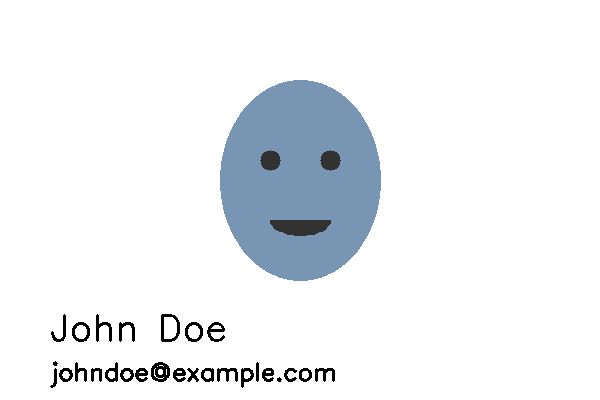
#> input picture image_vision/test_images/face_text.png, 600 x 400 px; its folder holds only this picture in this run
$ python demo.py
#> lines starting #> are read from the running program, lines starting #| are printed output that depends on the picture; after the words box and inside, x2 and y2 are one past the last pixel; in counts of white or black regions, pixels touching at a corner belong together
### image_vision/detector.py
"""Offline image PII detection pipeline.

Detects FACE, TEXT_PII, ID, and SIGNATURE regions using OpenCV, Haar cascades,
and optionally Tesseract OCR. All detectors are wrapped in try/except so the
pipeline never crashes if a single detector fails.
"""

from __future__ import annotations

import os
import shutil
import sys
import uuid
import logging
from typing import List, Optional

import cv2
import numpy as np

# Ensure repo-root schema.py is importable.
sys.path.insert(0, os.path.dirname(os.path.dirname(os.path.abspath(__file__))))
from schema import ImageRegion, BBox, ImageLabel, ImageSource

# ---------------------------------------------------------------------------
# YuNet face detector setup
# ---------------------------------------------------------------------------

# YuNet ONNX weights are bundled in-repo so face detection runs fully offline.
# Requires OpenCV >= 4.7 for the 2023mar model format.
_YUNET_MODEL_PATH = os.path.join(
    os.path.dirname(os.path.abspath(__file__)),
    "models",
    "face_detection_yunet_2023mar.onnx",
)
# Score/NMS thresholds: 0.9 score keeps confident faces only; 0.3 NMS dedups
# overlapping boxes. top_k caps candidate boxes before NMS.
_YUNET_SCORE_THRESHOLD = 0.9
_YUNET_NMS_THRESHOLD = 0.3
_YUNET_TOP_K = 5000

_yunet_detector: Optional["cv2.FaceDetectorYN"] = None


def _get_yunet() -> Optional["cv2.FaceDetectorYN"]:
    """Lazily build the YuNet detector, or None if weights/OpenCV unavailable.

    The input size is a placeholder; it is reset per-image in detect_faces.
    """
    global _yunet_detector
    if _yunet_detector is not None:
        return _yunet_detector
    if not hasattr(cv2, "FaceDetectorYN") or not os.path.isfile(_YUNET_MODEL_PATH):
        return None
    try:
        _yunet_detector = cv2.FaceDetectorYN.create(
            _YUNET_MODEL_PATH,
            "",
            (320, 320),
            _YUNET_SCORE_THRESHOLD,
            _YUNET_NMS_THRESHOLD,
            _YUNET_TOP_K,
        )
        return _yunet_detector
    except Exception as exc:
        logging.warning("YuNet detector failed to initialize: %s", exc)
        return None


# ---------------------------------------------------------------------------
# Tesseract setup
# ---------------------------------------------------------------------------

_TESSERACT_FOUND: Optional[bool] = None


def _find_tesseract() -> bool:
    """Locate the Tesseract binary cross-platform and configure pytesseract.

    Resolution order: TESSERACT_CMD env override, then the binary on PATH
    (Linux/macOS/Windows via shutil.which), then common fixed install paths.
    Requires the `pytesseract` module; if it is missing, OCR is unavailable.
    """
    global _TESSERACT_FOUND
    if _TESSERACT_FOUND is not None:
        return _TESSERACT_FOUND

    try:
        import pytesseract
    except Exception:
        # pip package not installed — OCR can't run regardless of the binary.
        _TESSERACT_FOUND = False
        return False

    candidates = []
    env_path = os.environ.get("TESSERACT_CMD")
    if env_path:
        candidates.append(env_path)
    # PATH lookup covers Linux/macOS (`tesseract`) and Windows (`tesseract.exe`).
    on_path = shutil.which("tesseract")
    if on_path:
        candidates.append(on_path)
    # Common fixed locations as a last resort.
    candidates.extend(
        [
            "/usr/bin/tesseract",
            "/usr/local/bin/tesseract",
            "/opt/homebrew/bin/tesseract",
            r"C:\Program Files\Tesseract-OCR\tesseract.exe",
            r"C:\Program Files (x86)\Tesseract-OCR\tesseract.exe",
        ]
    )

    for path in candidates:
        if not (os.path.isfile(path) or shutil.which(path)):
            continue
        try:
            pytesseract.pytesseract.tesseract_cmd = path
            # Confirm the binary actually runs, not just that it exists.
            pytesseract.get_tesseract_version()
            _TESSERACT_FOUND = True
            return True
        except Exception:
            continue

    _TESSERACT_FOUND = False
    return False


def is_tesseract_available() -> bool:
    """Return whether Tesseract OCR is installed and reachable."""
    return _find_tesseract()


# ---------------------------------------------------------------------------
# Helpers
# ---------------------------------------------------------------------------

def _new_region_id() -> str:
    return str(uuid.uuid4())


def _bbox_from_xywh(x: int, y: int, w: int, h: int) -> BBox:
    return (float(x), float(y), float(x + w), float(y + h))


def _safe_read(image_path: str) -> Optional[np.ndarray]:
    img = cv2.imread(image_path)
    if img is None:
        logging.warning("Could not read image: %s", image_path)
    return img


# ---------------------------------------------------------------------------
# Face detection
# ---------------------------------------------------------------------------

def detect_faces(image: np.ndarray, doc_id: str, image_id: str, page_no: int) -> List[ImageRegion]:
    """Detect faces, preferring YuNet DNN and falling back to a Haar cascade.

    YuNet (cv2.FaceDetectorYN) is far more robust to angle/occlusion than Haar
    and runs offline from bundled ONNX weights. If the weights or OpenCV's YuNet
    support are missing, fall back to the always-available Haar cascade.
    """
    detector = _get_yunet()
    if detector is not None:
        try:
            return _detect_faces_yunet(detector, image, doc_id, image_id, page_no)
        except Exception as exc:
            logging.warning("YuNet face detection failed, falling back to Haar: %s", exc)
    return _detect_faces_haar(image, doc_id, image_id, page_no)


# [43 lines left out: function _detect_faces_yunet, not called in this run]


def _detect_faces_haar(
    image: np.ndarray, doc_id: str, image_id: str, page_no: int
) -> List[ImageRegion]:
    """Detect faces using OpenCV Haar cascade (guaranteed offline fallback)."""
    regions: List[ImageRegion] = []
    try:
        cascade_path = cv2.data.haarcascades + "haarcascade_frontalface_default.xml"
        if not os.path.isfile(cascade_path):
            logging.warning("Haar cascade not found at %s", cascade_path)
            return regions

        classifier = cv2.CascadeClassifier(cascade_path)
        if classifier.empty():
            logging.warning("Haar cascade classifier failed to load.")
            return regions

        gray = cv2.cvtColor(image, cv2.COLOR_BGR2GRAY)
        detections = classifier.detectMultiScale(
            gray,
            scaleFactor=1.1,
            minNeighbors=5,
            minSize=(30, 30),
        )

        for (x, y, w, h) in detections:
            regions.append(
                ImageRegion(
                    region_id=_new_region_id(),
                    doc_id=doc_id,
                    image_id=image_id,
                    page_no=page_no,
                    bbox=_bbox_from_xywh(x, y, w, h),
                    label="FACE",
                    confidence=0.75,
                    source="cv",
                )
            )
    except Exception as exc:
        logging.warning("Face detection failed: %s", exc)

    return regions


# ---------------------------------------------------------------------------
# Text PII detection (OCR)
# ---------------------------------------------------------------------------

def detect_text_pii(
    image: np.ndarray,
    image_path: str,
    doc_id: str,
    image_id: str,
    page_no: int,
) -> List[ImageRegion]:
    """OCR text blocks with Tesseract. Falls back to mock regions if unavailable."""
    regions: List[ImageRegion] = []

    if not is_tesseract_available():
        # ------------------------------------------------------------------
        # Fallback: Tesseract not installed — return mock text regions so the
        # demo pipeline still produces visible output. In production, install
        # Tesseract (see README.md).
        # ------------------------------------------------------------------
        h, w = image.shape[:2]
        # Two mock text lines in the top half of the image
        mock_boxes = [
            (int(w * 0.1), int(h * 0.1), int(w * 0.9), int(h * 0.22)),
            (int(w * 0.1), int(h * 0.25), int(w * 0.9), int(h * 0.37)),
        ]
        for x0, y0, x1, y1 in mock_boxes:
            regions.append(
                ImageRegion(
                    region_id=_new_region_id(),
                    doc_id=doc_id,
                    image_id=image_id,
                    page_no=page_no,
                    bbox=(float(x0), float(y0), float(x1), float(y1)),
                    label="TEXT_PII",
                    confidence=0.5,
                    source="cv",
                )
            )
        return regions

    try:
        import pytesseract

        data = pytesseract.image_to_data(image, output_type=pytesseract.Output.DICT)
        n_boxes = len(data["text"])
        for i in range(n_boxes):
            text = data["text"][i].strip()
            if not text:
                continue
            conf = int(data["conf"][i])
            # Redaction must favour catching text over precision: low-confidence
            # tokens are often the most distorted PII (e.g. an ID number OCR'd at
            # conf 14). Only drop Tesseract's "no text" sentinel (conf < 0) and
            # require at least one alphanumeric char to avoid boxing pure noise.
            if conf < 0 or not any(c.isalnum() for c in text):
                continue
            x, y, w, h = data["left"][i], data["top"][i], data["width"][i], data["height"][i]
            regions.append(
                ImageRegion(
                    region_id=_new_region_id(),
                    doc_id=doc_id,
                    image_id=image_id,
                    page_no=page_no,
                    bbox=_bbox_from_xywh(x, y, w, h),
                    label="TEXT_PII",
                    confidence=float(conf) / 100.0,
                    source="cv",
                )
            )
    except Exception as exc:
        logging.warning("Text PII detection failed: %s", exc)

    return regions


# ---------------------------------------------------------------------------
# ID / signature heuristics
# ---------------------------------------------------------------------------

def detect_id_signature_heuristics(
    image: np.ndarray,
    doc_id: str,
    image_id: str,
    page_no: int,
) -> List[ImageRegion]:
    """Heuristic contour detection for ID-card-like and signature-like regions."""
    regions: List[ImageRegion] = []
    try:
        h, w = image.shape[:2]
        if h < 20 or w < 20:
            return regions

        gray = cv2.cvtColor(image, cv2.COLOR_BGR2GRAY)
        blurred = cv2.GaussianBlur(gray, (5, 5), 0)
        edges = cv2.Canny(blurred, 50, 150)

        contours, _ = cv2.findContours(edges, cv2.RETR_EXTERNAL, cv2.CHAIN_APPROX_SIMPLE)

        for cnt in contours:
            area = cv2.contourArea(cnt)
            if area < 500:
                continue

            x, y, bw, bh = cv2.boundingRect(cnt)
            if bw < 20 or bh < 20:
                continue

            aspect = bw / max(bh, 1)

            # ID card aspect ratio (1.5 - 1.8)
            if 1.5 <= aspect <= 1.8:
                regions.append(
                    ImageRegion(
                        region_id=_new_region_id(),
                        doc_id=doc_id,
                        image_id=image_id,
                        page_no=page_no,
                        bbox=_bbox_from_xywh(x, y, bw, bh),
                        label="ID",
                        confidence=0.6,
                        source="cv",
                    )
                )
                continue

            # Signature / cheque strip aspect ratio (2.5 - 3.5)
            if 2.5 <= aspect <= 3.5:
                # Low-text-density elongated region -> signature
                regions.append(
                    ImageRegion(
                        region_id=_new_region_id(),
                        doc_id=doc_id,
                        image_id=image_id,
                        page_no=page_no,
                        bbox=_bbox_from_xywh(x, y, bw, bh),
                        label="SIGNATURE",
                        confidence=0.55,
                        source="cv",
                    )
                )
                continue

    except Exception as exc:
        logging.warning("ID/signature heuristic detection failed: %s", exc)

    return regions


# ---------------------------------------------------------------------------
# Whole-image signature detection
# ---------------------------------------------------------------------------

# An image is treated as a signature when its dark-ink coverage falls in this
# band: enough strokes to be handwriting, but not a dense photo/solid block.
_SIGNATURE_MIN_INK = 0.005   # >=0.5% dark pixels — rules out blank/near-blank
_SIGNATURE_MAX_INK = 0.40    # <=40% dark pixels — rules out photos/solid fills


# [35 lines left out: functions ink_ratio, detect_signature_image, not called in this run]


# ---------------------------------------------------------------------------
# Orchestrator
# ---------------------------------------------------------------------------

def detect_image_pii(
    image_path: str,
    doc_id: str = "demo",
    image_id: str = "img_0",
    page_no: int = 0,
) -> List[ImageRegion]:
    """Run all offline detectors and return merged ImageRegion list."""
    image = _safe_read(image_path)
    if image is None:
        return []

    all_regions: List[ImageRegion] = []
    all_regions.extend(detect_faces(image, doc_id, image_id, page_no))
    all_regions.extend(detect_text_pii(image, image_path, doc_id, image_id, page_no))
    all_regions.extend(detect_id_signature_heuristics(image, doc_id, image_id, page_no))

    return all_regions

### image_vision/redaction.py
"""Image redaction utilities.

Applies irreversible Gaussian blur + pixelation to each bounding box in an image.
"""

from __future__ import annotations

import os
import logging
from typing import List

import cv2
import numpy as np

import sys
sys.path.insert(0, os.path.dirname(os.path.dirname(os.path.abspath(__file__))))
from schema import ImageRegion


# Padding (px) added around text boxes so glyph overhang is fully covered.
_TEXT_PAD = 3
# Fill colour for destroyed text regions (black).
_TEXT_FILL = (0, 0, 0)


def redact_image(image_path: str, regions: List[ImageRegion], output_path: str) -> str:
    """Load image and irreversibly redact each region, then save.

    Text regions (TEXT_PII) are filled solid with padding — blur/pixelation
    leaves short text recoverable by OCR, so text must be destroyed, not
    softened. Other regions (faces, ID, signature) are blurred + pixelated,
    which is unrecoverable enough and visually reads as redaction.

    Parameters
    ----------
    image_path : str
        Path to the original image.
    regions : List[ImageRegion]
        Detected regions to redact.
    output_path : str
        Where to write the redacted image.

    Returns
    -------
    str
        The output path.
    """
    image = cv2.imread(image_path)
    if image is None:
        raise FileNotFoundError(f"Cannot read image: {image_path}")

    img_h, img_w = image.shape[:2]
    for region in regions:
        x0, y0, x1, y1 = region.bbox
        is_text = region.label == "TEXT_PII"
        pad = _TEXT_PAD if is_text else 0

        x0_i = max(0, int(x0) - pad)
        y0_i = max(0, int(y0) - pad)
        x1_i = min(img_w, int(x1) + pad)
        y1_i = min(img_h, int(y1) + pad)

        if x1_i <= x0_i or y1_i <= y0_i:
            continue

        if is_text:
            # Solid fill: OCR cannot recover anything from a flat rectangle.
            cv2.rectangle(image, (x0_i, y0_i), (x1_i, y1_i), _TEXT_FILL, thickness=-1)
            continue

        roi = image[y0_i:y1_i, x0_i:x1_i]
        if roi.size == 0:
            continue

        # Strong Gaussian blur (51x51 kernel) for irreversible smoothing
        blurred = cv2.GaussianBlur(roi, (51, 51), 0)

        # Pixelation: resize down then up
        h, w = blurred.shape[:2]
        if h > 10 and w > 10:
            small = cv2.resize(blurred, (w // 10, h // 10), interpolation=cv2.INTER_LINEAR)
            pixelated = cv2.resize(small, (w, h), interpolation=cv2.INTER_NEAREST)
        else:
            pixelated = blurred

        image[y0_i:y1_i, x0_i:x1_i] = pixelated

    os.makedirs(os.path.dirname(os.path.abspath(output_path)), exist_ok=True)
    cv2.imwrite(output_path, image)
    logging.info("Redacted image saved to %s", output_path)
    return output_path

### image_vision/demo.py
"""Demo script for image_vision package.

Creates synthetic test images, runs PII detection, and produces redacted output.
Can be run via:

    python -m image_vision.demo
    python image_vision/demo.py
"""

from __future__ import annotations

import os
import sys
import json
from typing import List

import cv2
import numpy as np

# Ensure repo-root schema.py is importable.
sys.path.insert(0, os.path.dirname(os.path.dirname(os.path.abspath(__file__))))

from image_vision.detector import detect_image_pii, is_tesseract_available
from image_vision.redaction import redact_image
from schema import ImageRegion


SCRIPT_DIR = os.path.dirname(os.path.abspath(__file__))
TEST_DIR = os.path.join(SCRIPT_DIR, "test_images")
REDACTED_DIR = os.path.join(SCRIPT_DIR, "redacted_output")


# [17 lines left out: function _make_face_text_image, not called in this run]


def _make_id_signature_image(path: str) -> None:
    """Create a synthetic image with an ID-card rectangle + signature area."""
    img = np.ones((400, 600, 3), dtype=np.uint8) * 240

    # ID card rectangle (aspect ratio ~1.586, close to credit-card size)
    x0, y0 = 50, 50
    w, h = 240, 151
    cv2.rectangle(img, (x0, y0), (x0 + w, y0 + h), (200, 200, 200), -1)
    cv2.rectangle(img, (x0, y0), (x0 + w, y0 + h), (100, 100, 100), 2)
    cv2.putText(img, "ID CARD", (x0 + 60, y0 + 80), cv2.FONT_HERSHEY_SIMPLEX, 0.8, (50, 50, 50), 2)

    # Signature strip (elongated rectangle, aspect ratio ~3.0)
    sx0, sy0 = 50, 250
    sw, sh = 300, 100
    cv2.rectangle(img, (sx0, sy0), (sx0 + sw, sy0 + sh), (220, 220, 220), -1)
    cv2.rectangle(img, (sx0, sy0), (sx0 + sw, sy0 + sh), (100, 100, 100), 2)
    # Fake signature scribble
    for i in range(20):
        x1 = sx0 + 20 + i * 13
        y1 = sy0 + 30 + (i % 5) * 10
        x2 = x1 + 10
        y2 = y1 + 8
        cv2.line(img, (x1, y1), (x2, y2), (80, 80, 80), 2)

    cv2.imwrite(path, img)


def _ensure_test_images() -> List[str]:
    """Create synthetic test images if they don't already exist."""
    os.makedirs(TEST_DIR, exist_ok=True)
    paths = [
        os.path.join(TEST_DIR, "face_text.png"),
        os.path.join(TEST_DIR, "id_signature.png"),
    ]
    if not os.path.isfile(paths[0]):
        _make_face_text_image(paths[0])
        print(f"Created test image: {paths[0]}")
    if not os.path.isfile(paths[1]):
        _make_id_signature_image(paths[1])
#> in _make_id_signature_image, `cv2.rectangle(img, (x0, y0), (x0 + w, y0 + h), (200, 200, 200), -1)`:
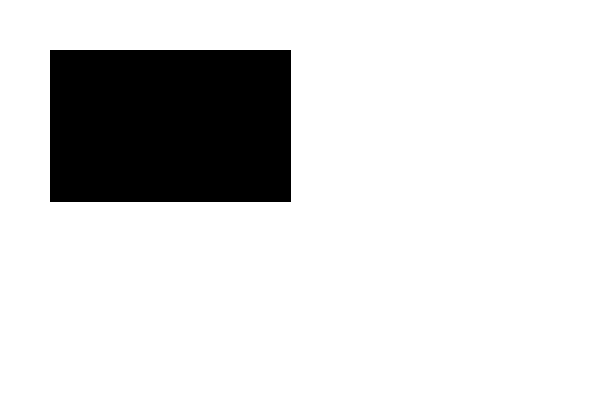
#> img: shape (400, 600, 3); values 200 (black) and 240 (white), 84.7% white; 1 black region, box (x1, y1, x2, y2) and area: (50, 50, 291, 202) 36632
#> after the loop in _make_id_signature_image, `for i in range(20):`:
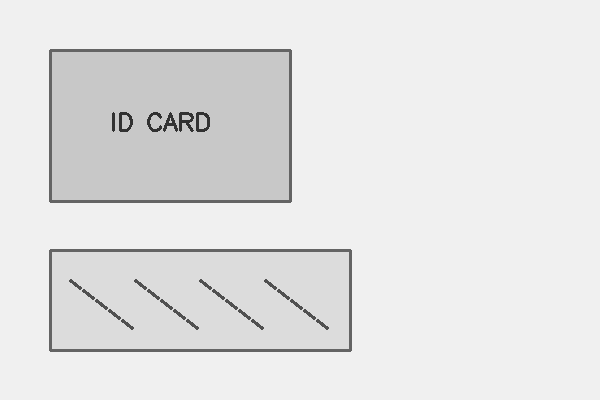
#> img: shape (400, 600, 3); min 50, max 240, mean 227.9
        print(f"Created test image: {paths[1]}")
    return paths


def _pretty_print_regions(regions: List[ImageRegion]) -> None:
    if not regions:
        print("  No regions detected.")
        return
    for r in regions:
        bbox = f"({r.bbox[0]:.1f}, {r.bbox[1]:.1f}, {r.bbox[2]:.1f}, {r.bbox[3]:.1f})"
        print(f"  {r.label:12s} conf={r.confidence:.2f} bbox={bbox} source={r.source}")


def main() -> None:
    print("=" * 60)
    print("Obscura image_vision demo")
    print("=" * 60)
    print(f"Tesseract available: {is_tesseract_available()}")
    print()

    image_paths = _ensure_test_images()
    os.makedirs(REDACTED_DIR, exist_ok=True)

    for idx, img_path in enumerate(image_paths):
        image_id = f"img_{idx}"
        print(f"--- Processing {os.path.basename(img_path)} (image_id={image_id}) ---")

        regions = detect_image_pii(img_path, doc_id="demo", image_id=image_id, page_no=idx)
#> in _safe_read, img is the input picture: shape (400, 600, 3); mean B, G, R 242.9, 239.9, 236.9
#> in _detect_faces_haar, `gray = cv2.cvtColor(image, cv2.COLOR_BGR2GRAY)`:
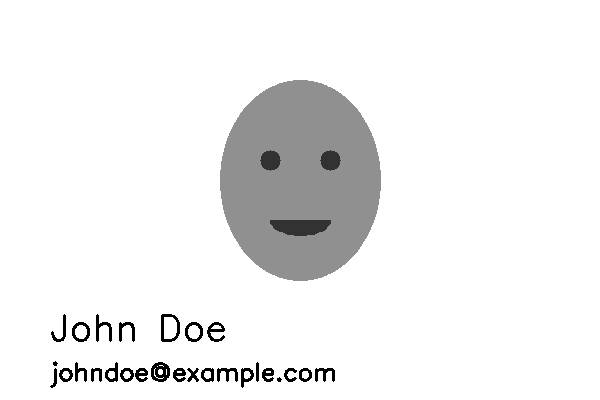
#> gray: shape (400, 600); min 0, max 255, mean 239.3
#> in _detect_faces_haar, `detections = classifier.detectMultiScale( gray, scaleFactor=1.1, minNe..`: detections = [[211, 94, 178, 178]]
#> the loop in _detect_faces_haar, `for (x, y, w, h) in detections:` made 1 pass
#> after the loop in _detect_faces_haar, `for (x, y, w, h) in detections:`: regions = 1 item
#> in detect_id_signature_heuristics, `edges = cv2.Canny(blurred, 50, 150)`:
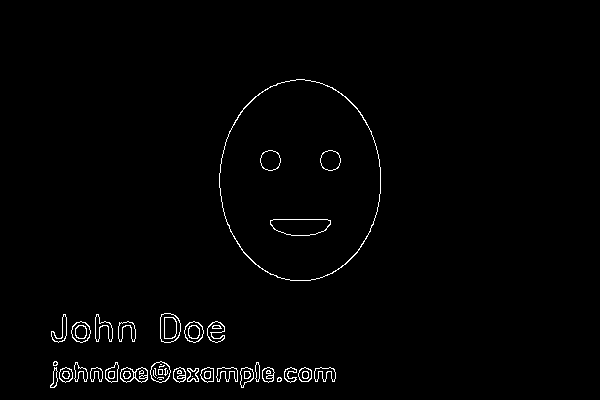
#> edges: shape (400, 600); 1.3% white in thin lines or dots, all inside (x1, y1, x2, y2) = (50, 79, 381, 388)
#> in detect_id_signature_heuristics, `contours, _ = cv2.findContours(edges, cv2.RETR_EXTERNAL, cv2.CHAIN_APP..`: contours = 27 contours, 2 with area under 20; largest, box (x1, y1, x2, y2) and area: (219, 79, 381, 281) 25437, (160, 313, 181, 343) 502, (150, 361, 171, 383) 322, (120, 367, 148, 383) 312, (184, 321, 204, 343) 304
#> the loop in detect_id_signature_heuristics, `for cnt in contours:` made 27 passes
#> area on passes 2 to 9: 101, 169, 150.5, 97, 142, 176, 160, 154.5
#> after the loop in detect_id_signature_heuristics, `for cnt in contours:`: regions = []
#> regions = 3 items
        print(f"Detected {len(regions)} region(s):")
#| Detected 3 region(s):
        _pretty_print_regions(regions)
#> the loop in _pretty_print_regions, `for r in regions:` made 3 passes
#> bbox on passes 1 to 3: '(211.0, 94.0, 389.0, 272.0)', '(60.0, 40.0, 540.0, 88.0)', '(60.0, 100.0, 540.0, 148.0)'
#> (printed output is left out)

        out_path = os.path.join(REDACTED_DIR, f"redacted_{os.path.basename(img_path)}")
        redact_image(img_path, regions, out_path)
#> the loop in redact_image, `for region in regions:` made 3 passes
#> (x0, y0, x1, y1, is_text, pad, x0_i, y0_i) on passes 2 to 3: (60, 40, 540, 88, True, 3, 57, 37), (60, 100, 540, 148, True, 3, 57, 97)
#> pass 1, in redact_image, `pixelated = cv2.resize(small, (w, h), interpolation=cv2.INTER_NEAREST)`:
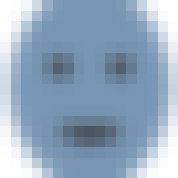
#> pixelated: shape (178, 178, 3); mean of channels 0, 1, 2 191.6, 169.9, 148.2; drawn as B, G, R
#> after the loop in redact_image, `for region in regions:`:
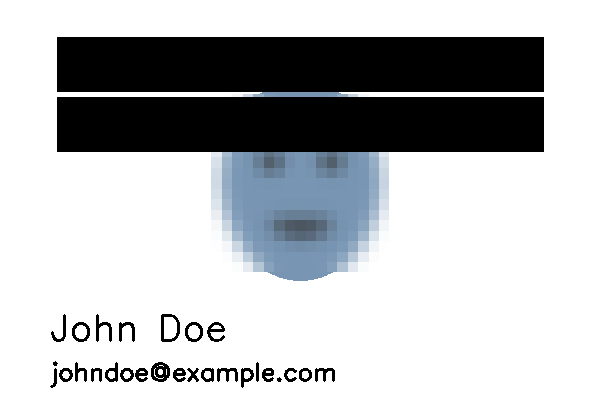
#> image: shape (400, 600, 3); mean B, G, R 188.4, 186.3, 184.3
#> after the loop in redact_image, `for region in regions:`:
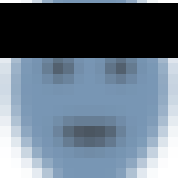
#> roi: shape (178, 178, 3); mean B, G, R 130.1, 115.1, 100
        print(f"Redacted output: {out_path}")
        print()

    print("=" * 60)
    print("Demo complete.")


if __name__ == "__main__":
    main()
